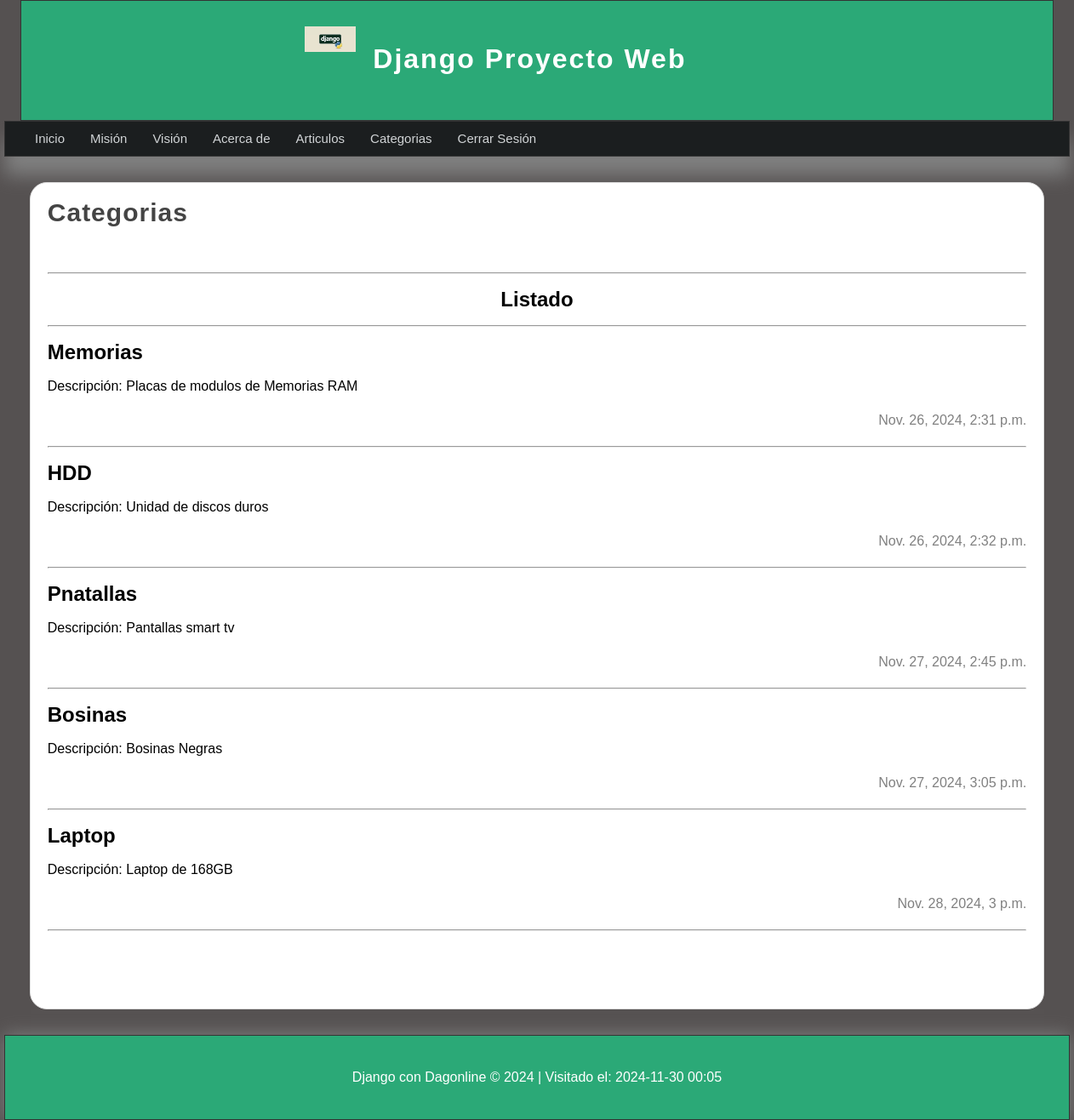
The page /listado_categorias/ (signed in) on the database its author committed.
### articulos/models.py (models this page shows, shortened)
class Category(models.Model):
    name=models.CharField(max_length=100,verbose_name='Nombre')
    description=models.CharField(max_length=255,verbose_name='Descripcion')
    created_at=models.DateTimeField(auto_now_add=True,verbose_name='Creado el')
    updated_at=models.DateTimeField(auto_now=True,verbose_name="Actualizado el ")
    class Meta:
        verbose_name="Categoria"
        verbose_name_plural="Categorias"

### articulos/views.py (the view)
# urls.py: path('listado_categorias/',views.list_cat, name='listado_categorias'),
@login_required(login_url='inicio')
def list_cat(request):
    categorias=Category.objects.all()
    return render(request, 'articulos/listado_cat.html',{
     'title':'Categorias',
     'content':'Listado de Categorias',
     'categorias':categorias
    })

### articulos/templates/articulos/listado_cat.html (shortened to what this page needs)
{% extends "layouts/layouts.html" %}
{% block content %}
<h1 class="title">{{title}}</h1>
<hr>
<h1 align="center">Listado</h1> <hr>
{% for categoria in categorias %}
    <article class="article-item">
            <div class="data">
            <h2>{{categoria.name}}</h2>
            <p>Descripción: {{categoria.description}}</p>
            <span class="date">
            {{categoria.created_at}}
            </span>
            <hr>
        </div>
    </article>
{% endfor %}
{% endblock %}

### mainapp/static/css/estilos.css (style rules this page uses)
* { margin: 0px; padding: 0px; font-family: sans-serif; text-decoration: none; }
p,h1,h2 { margin-top: 20px; margin-bottom: 20px; }
body { background-color: #555151; }
.title { color:#444; letter-spacing: 1px; font-size: 30px; margin-bottom: 10px; margin-top: 5px; }
.date { display: block; margin-top: 20px; margin-bottom: 20px; color: gray;; text-align: right; }
.title { color: #444; letter-spacing: 1px; font-size: 30px; padding-bottom: 50px; margin-bottom: 10px; margin-top: 5px; }

### rows shown on the page
Category: name "Memorias", description "Placas de modulos de Memorias RAM", created_at "Nov. 26, 2024, 2:31 p.m."
Category: name "HDD", description "Unidad de discos duros", created_at "Nov. 26, 2024, 2:32 p.m."
Category: name "Pnatallas", description "Pantallas smart tv", created_at "Nov. 27, 2024, 2:45 p.m."
Category: name "Bosinas", description "Bosinas Negras", created_at "Nov. 27, 2024, 3:05 p.m."
Category: name "Laptop", description "Laptop de 168GB", created_at "Nov. 28, 2024, 3 p.m."

### other values the page prints
{{ title }} "Categorias"
